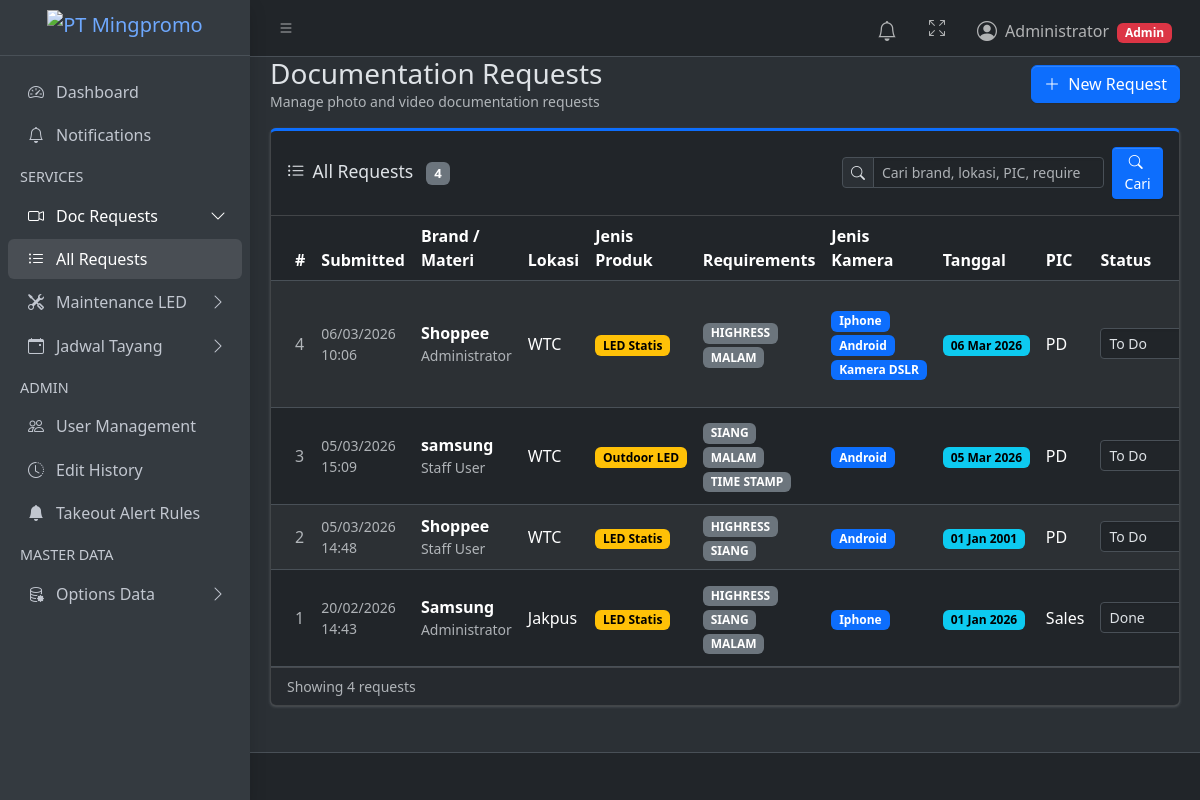
Screenshot of /requests/ (signed in) with the database file from the repository.
### products/models.py (models this page shows, shortened)
class DocumentationRequest(models.Model):
    STATUS_CHOICES = [
        ('TODO', 'To Do'),
        ('IN_PROGRESS', 'On Progress'),
        ('DONE', 'Done'),
    ]
    submitted_by = models.ForeignKey(
        settings.AUTH_USER_MODEL,
        on_delete=models.CASCADE,
        related_name="doc_requests",
        verbose_name="Submitted By",
    )
    brand_materi = models.ForeignKey(BrandMateri, on_delete=models.SET_NULL, null=True, verbose_name="Brand / Materi")
    lokasi = models.ManyToManyField(Lokasi, verbose_name="Lokasi")
    jenis_led = models.ForeignKey(LEDType, on_delete=models.SET_NULL, null=True, verbose_name="Jenis Produk")
    tanggal = models.DateField()
    requirements = models.ManyToManyField(Requirement, verbose_name="Requirements")
    view_photo = models.ManyToManyField(ViewPhoto, verbose_name="View Photo")
    jenis_kamera = models.ManyToManyField(cameratype, verbose_name="Jenis Kamera")
    note = models.TextField(blank=True)
    pic_pemohon = models.CharField("PIC Pemohon", max_length=150)
    status = models.CharField(max_length=20, choices=STATUS_CHOICES, default='TODO')
    created_at = models.DateTimeField(auto_now_add=True)
    def lokasi_names(self):
        return list(self.lokasi.order_by("name").values_list("name", flat=True))
    def lokasi_display(self):
        lokasi_names = self.lokasi_names()
        return ", ".join(lokasi_names) if lokasi_names else "-"

class BrandMateri(models.Model):
    name = models.CharField(max_length=200, unique=True)
    def __str__(self):
        return self.name

class LEDType(models.Model):
    name = models.CharField(max_length=100, unique=True)

class Requirement(models.Model):
    name = models.CharField(max_length=100, unique=True)

class cameratype(models.Model):
    name = models.CharField(max_length=100, unique=True)

### products/views.py (the view, shortened to what this page needs)
# urls.py: path("requests/", views.doc_request_list, name="doc_request_list"),
@login_required
def doc_request_list(request):
    search_query = _get_search_query(request)
    if _is_admin(request.user):
        requests = DocumentationRequest.objects.select_related(
            "brand_materi", "jenis_led", "submitted_by"
        ).prefetch_related(
            "lokasi",
            "requirements",
            "view_photo",
            "jenis_kamera",
            "lokasi_assignments__lokasi",
            "lokasi_assignments__pelaksana",
        ).all().order_by("-id")
    return render(request, "products/request_list.html", {
        "requests": requests,
        "all_dokumentators": Dokumentator.objects.all().order_by("name"),
        "can_create_requests": _is_requester(request.user) or _is_admin(request.user),
        **_search_context(request, "Cari brand, lokasi, PIC, requirement, kamera, atau user"),
    })

### products/views.py (called while the page is built)
def _is_admin(user):
    return user.is_superuser or user.groups.filter(name="admin").exists()

def _is_requester(user):
    return user.groups.filter(name="requester").exists()

def _get_search_query(request):
    return request.GET.get("q", "").strip()

def _search_context(request, placeholder):
    params = request.GET.copy()
    params.pop("page", None)
    search_query = _get_search_query(request)
    return {
        "search_query": search_query,
        "search_active": bool(search_query),
        "search_placeholder": placeholder,
        "page_query": params.urlencode(),
    }

### products/templates/products/request_list.html (shortened to what this page needs)
{% extends "layouts/base.html" %}
{% block content %}
<div class="d-flex justify-content-between align-items-center mb-3">
    <div>
        <h3 class="mb-0">Documentation Requests</h3>
        <p class="text-muted mb-0 small">Manage photo and video documentation requests</p>
    </div>
    {% if can_create_requests %}
    <a href="{% url 'doc_request_create' %}" class="btn btn-primary">
        <i class="bi bi-plus-lg me-1"></i> New Request
    </a>
    {% endif %}
</div>
<div class="card card-primary card-outline">
    <div class="card-header">
        <div class="d-flex flex-column flex-lg-row align-items-lg-center justify-content-between gap-3">
            <h3 class="card-title mb-0">
                <i class="bi bi-list-ul me-2"></i>All Requests
                <span class="badge bg-secondary ms-2">{{ requests|length }}</span>
            </h3>
            {% include "products/_table_search.html" %}
        </div>
    </div>
    <div class="card-body p-0 table-responsive">
        <table class="table table-striped table-hover align-middle mb-0">
            <thead>
                <tr>
                    <th style="width:50px">#</th>
                    <th>Submitted</th>
                    <th>Brand / Materi</th>
                    <th>Lokasi</th>
                    <th>Jenis Produk</th>
                    <th>Requirements</th>
                    <th>Jenis Kamera</th>
                    <th>Tanggal</th>
                    <th>PIC</th>
                    <th>Status</th>
                </tr>
            </thead>
            <tbody>
                {% for req in requests %}
                <tr data-id="{{ req.id }}">
                    <td class="text-muted">{{ req.id }}</td>
                    <td class="text-muted small">{{ req.created_at|date:"d/m/Y H:i" }}</td>
                    <td>
                        <div class="fw-semibold">{{ req.brand_materi }}</div>
                        <div class="text-muted small">{{ req.submitted_by.get_full_name|default:req.submitted_by.username }}</div>
                    </td>
                    <td>{{ req.lokasi_display }}</td>
                    <td>
                        {% if req.jenis_led %}
                        <span class="badge text-bg-warning">{{ req.jenis_led.name }}</span>
                        {% else %}-{% endif %}
                    </td>
                    <td>
                        {% for r in req.requirements.all %}
                        <span class="badge text-bg-secondary">{{ r.name }}</span>
                        {% empty %}-{% endfor %}
                    </td>
                    <td>
                        {% for k in req.jenis_kamera.all %}
                        <span class="badge text-bg-primary">{{ k.name }}</span>
                        {% empty %}-{% endfor %}
                    </td>
                    <td>
                        <span class="badge text-bg-info">{{ req.tanggal|date:"d M Y" }}</span>
                    </td>
                    <td>{{ req.pic_pemohon }}</td>
                    <td>
                        {% if user.is_superuser or user.groups.all.0.name == "admin" %}
                        <select class="form-select form-select-sm status-select"
                                data-url="{% url 'doc_request_update_status' req.id %}"
                                style="min-width:130px;">
                            <option value="TODO" {% if req.status == "TODO" %}selected{% endif %}>To Do</option>
                            <option value="DONE" {% if req.status == "DONE" %}selected{% endif %}>Done</option>
                        </select>
                        {% endif %}
                    </td>
                </tr>
                {% endfor %}
            </tbody>
        </table>
    </div>
    {% if requests %}
    <div class="card-footer text-muted small">
        Showing {{ requests|length }} request{{ requests|length|pluralize }}{% if search_active %} for "{{ search_query }}"{% endif %}
    </div>
    {% endif %}
</div>
{% endblock %}

### products/templates/layouts/header.html (shortened to what this page needs)
<nav class="app-header navbar navbar-expand bg-body">
  <div class="container-fluid">
    <ul class="navbar-nav">
      <li class="nav-item">
        <a class="nav-link" data-lte-toggle="sidebar" href="#" role="button">
          <i class="bi bi-list"></i>
        </a>
      </li>
    </ul>
    <ul class="navbar-nav ms-auto">
      <li class="nav-item dropdown" id="notification-center" data-summary-url="{% url 'notification_summary' %}">
        <a href="#" class="nav-link position-relative" data-bs-toggle="dropdown" aria-expanded="false">
          <i class="bi bi-bell fs-5"></i>
        </a>
      </li>
      <li class="nav-item">
        <a class="nav-link" href="#" data-lte-toggle="fullscreen">
          <i data-lte-icon="maximize" class="bi bi-arrows-fullscreen"></i>
        </a>
      </li>
      <li class="nav-item dropdown user-menu">
        <a href="#" class="nav-link dropdown-toggle" data-bs-toggle="dropdown">
          <span class="d-flex align-items-center gap-2">
            <i class="bi bi-person-circle fs-5"></i>
            <span class="d-none d-md-inline">
              {{ user.get_full_name|default:user.username }}
              {% if user.is_superuser or user.groups.all.0.name == "admin" %}
              <span class="badge text-bg-danger ms-1">Admin</span>
              {% else %}
              <span class="badge text-bg-info ms-1">Staff</span>
              {% endif %}
            </span>
          </span>
        </a>
      </li>
    </ul>
  </div>
</nav>

### rows the page displays
DocumentationRequest: id "4", created_at "06/03/2026 10:06", brand_materi "Shoppee", submitted_by.get_full_name "Administrator", lokasi_display "WTC", jenis_led.name "LED Statis", tanggal "06 Mar 2026", pic_pemohon "PD", status+id "To Do"
Requirement: name "HIGHRESS"
Requirement: name "MALAM"
cameratype: name "Iphone"
cameratype: name "Android"
cameratype: name "Kamera DSLR"
DocumentationRequest: id "3", created_at "05/03/2026 15:09", brand_materi "samsung", submitted_by.get_full_name "Staff User", lokasi_display "WTC", jenis_led.name "Outdoor LED", tanggal "05 Mar 2026", pic_pemohon "PD", status+id "To Do"
Requirement: name "SIANG"
Requirement: name "TIME STAMP"
DocumentationRequest: id "2", created_at "05/03/2026 14:48", brand_materi "Shoppee", submitted_by.get_full_name "Staff User", lokasi_display "WTC", jenis_led.name "LED Statis", tanggal "01 Jan 2001", pic_pemohon "PD", status+id "To Do"
DocumentationRequest: id "1", created_at "20/02/2026 14:43", brand_materi "Samsung", submitted_by.get_full_name "Administrator", lokasi_display "Jakpus", jenis_led.name "LED Statis", tanggal "01 Jan 2026", pic_pemohon "Sales", status+id "Done"

### other values shown
{{ user.get_full_name|default:user.username }} "Administrator"
{{ requests|length }} "4"
